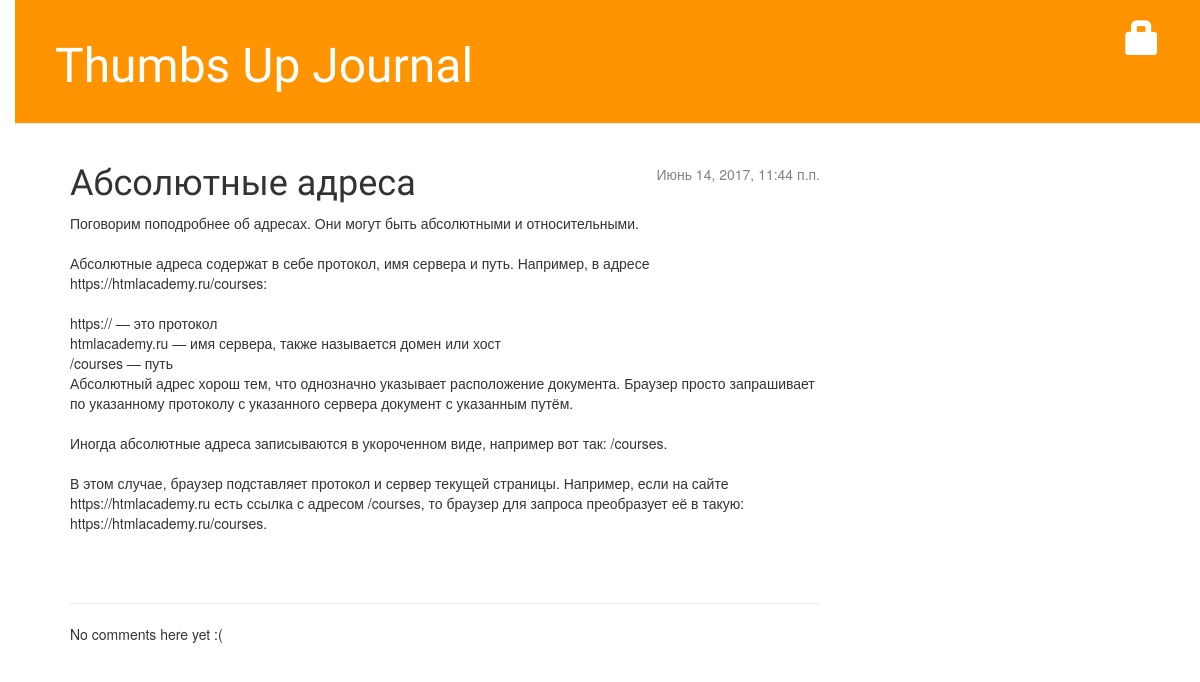
Screenshot of /post/7/ with the database file from the repository.
### blog/models.py (models this page shows, shortened)
class Post(models.Model):
    author = models.ForeignKey('auth.User')
    title = models.CharField(max_length=200)
    text = models.TextField()
    created_date = models.DateTimeField(
            default=timezone.now)
    published_date = models.DateTimeField(
            blank=True, null=True)

### blog/views.py (the view)
# urls.py: url(r'^post/(?P<pk>[0-9]+)/$', views.post_detail, name='post_detail'),
def post_detail(request, pk):
    post = get_object_or_404(Post, pk=pk)
    return render(request, 'blog/post_detail.html', {'post': post})

### blog/templates/blog/post_detail.html (shortened to what this page needs)
{% extends 'blog/base.html' %}
    {% block content %}
        <div class="post">
            {% if post.published_date %}
                                <div class="date">
                    {{ post.published_date }}
                </div>
            {% endif %}
            <h1>{{ post.title }}</h1>
            <p>{{ post.text|linebreaksbr }}</p>
        </div>
        <hr>
            {% for comment in post.comments.all %}
                <div class="comment">
                    <div class="date">{{ comment.created_date }}</div>
                    <strong>{{ comment.author }}</strong>
                    <p>{{ comment.text|linebreaks }}</p>
                </div>
            {% empty %}
                <p>No comments here yet :(</p>
            {% endfor %}
    {% endblock %}

### blog/static/css/blog.css (style rules this page uses)
body { padding-left: 15px; }
h1, h2, h3, h4 { font-family: 'Lobster', cursive; }
.date { float: right; color: #828282; }
.post { margin-bottom: 70px; }

### rows the page displays
Post: published_date "Июнь 14, 2017, 11:44 п.п.", title "Абсолютные адреса", text "Поговорим поподробнее об адресах. Они могут быть абсолютными и относительными. Абсолютные адреса содержат в себе протокол, имя сервера и путь. Например, в адресе https://htmlacademy.ru/courses: https:// — это протокол htmlacademy.ru — имя сервера, также называется домен или хост /courses — путь Абсолютный адрес хорош тем, что однозначно указывает расположение документа. Браузер просто запрашивает по указанному протоколу с указанного сервера документ с указанным путём. Иногда абсолютные адреса записываются в укороченном виде, например вот так: /courses. В этом случае, браузер подставляет протокол и сервер текущей страницы. Например, если на сайте https://htmlacademy.ru есть ссылка с адресом…"
